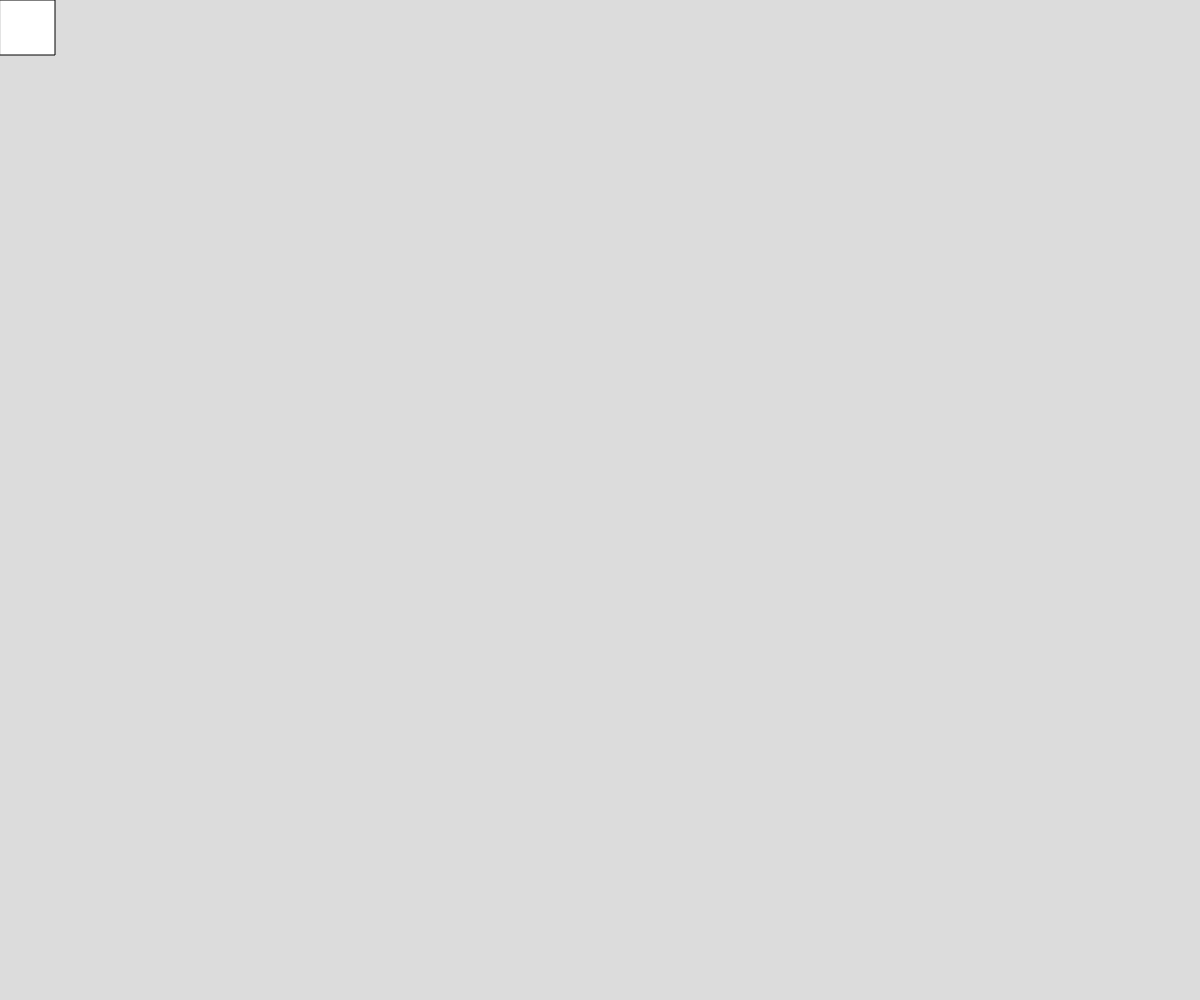
Frame 1 (no input)
Frame 60 (no input): identical to frame 1, image omitted
Frame 120 (the mouse pressed at the canvas centre since frame 60): identical to frame 1, image omitted

The p5.js sketch that drew this single still picture (run headless with seeded random() and noise() and a simulated clock; from frame 60 on, the mouse is pressed at the canvas centre):

// p5.js sketch
// ── sketch.js
// Project Title
// Your Name
// Date
//
// Extra for Experts:
// - describe what you did to take this project "above and beyond"


function setup() {
  createCanvas(windowWidth, windowHeight);
}

function draw() {
  background(220);
  square(0, 0, 55);
}
